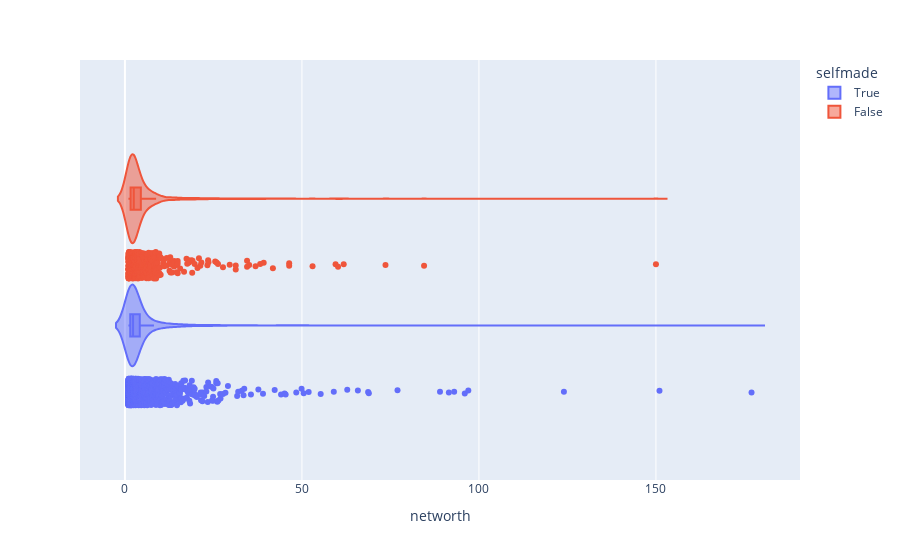

The notebook cell saved with this chart:
### Code cell
fig = px.violin(df2, x='networth', hover_name="name"
                ,box=True 
                ,points='all'
                ,color='selfmade'
                ,)
fig.show()

### Figure 1 — Plotly figure (JSON) as saved in the notebook; plotly's stock layout.template omitted (floating-point values rounded to 4 significant figures; data arrays with more than 128 entries replaced by an {"elided": "..."} marker saying what was removed)
{"data": [{"alignmentgroup": "True", "box": {"visible": true}, "hovertemplate": "<b>%{hovertext}</b><br><br>selfmade=True<br>networth=%{x}<extra></extra>", "hovertext": {"elided": "1960 str values"}, "legendgroup": "True", "marker": {"color": "#636efa"}, "name": "True", "offsetgroup": "True", "orientation": "h", "points": "all", "scalegroup": "True", "showlegend": true, "type": "violin", "x": {"elided": "1960 float values"}, "x0": " ", "xaxis": "x", "y0": " ", "yaxis": "y"}, {"alignmentgroup": "True", "box": {"visible": true}, "hovertemplate": "<b>%{hovertext}</b><br><br>selfmade=False<br>networth=%{x}<extra></extra>", "hovertext": {"elided": "795 str values"}, "legendgroup": "False", "marker": {"color": "#EF553B"}, "name": "False", "offsetgroup": "False", "orientation": "h", "points": "all", "scalegroup": "True", "showlegend": true, "type": "violin", "x": {"elided": "795 float values"}, "x0": " ", "xaxis": "x", "y0": " ", "yaxis": "y"}], "layout": {"legend": {"title": {"text": "selfmade"}, "tracegroupgap": 0}, "margin": {"t": 60}, "violinmode": "group", "xaxis": {"anchor": "y", "domain": [0, 1], "title": {"text": "networth"}}, "yaxis": {"anchor": "x", "domain": [0, 1]}}}
